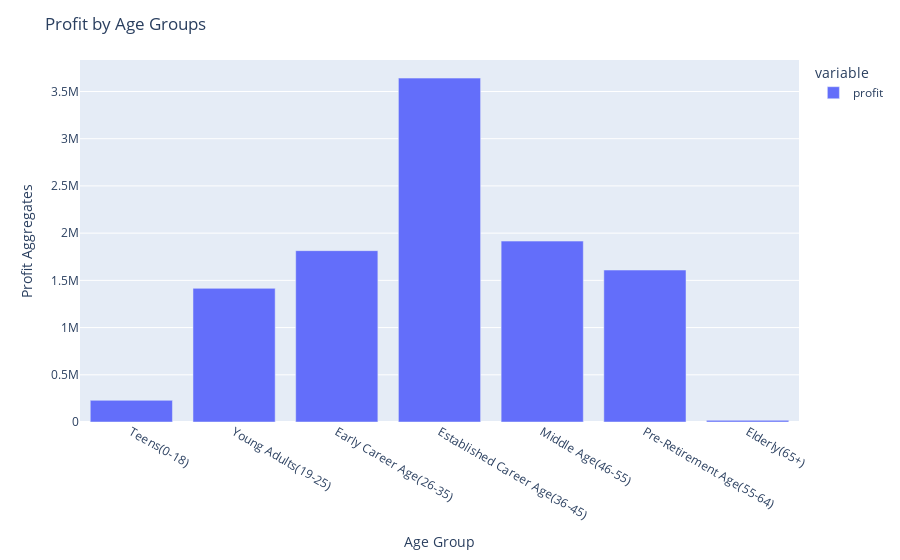

Notebook cell for this chart:
### Markdown cell above
### Plot

### Code cell
# Plot

fig = px.bar(total_profit)

# Update the layout to include axis labels
fig.update_layout(
    xaxis_title='Age Group',
    yaxis_title='Profit Aggregates',
    title= 'Profit by Age Groups'
)

fig.show()

### Figure 1 — Plotly figure (JSON) as saved in the notebook; plotly's stock layout.template omitted (floating-point values rounded to 4 significant figures)
{"data": [{"alignmentgroup": "True", "hovertemplate": "variable=profit<br>age_group=%{x}<br>value=%{y}<extra></extra>", "legendgroup": "profit", "marker": {"color": "#636efa", "pattern": {"shape": ""}}, "name": "profit", "offsetgroup": "profit", "orientation": "v", "showlegend": true, "textposition": "auto", "type": "bar", "x": ["Teens(0-18)", "Young Adults(19-25)", "Early Career Age(26-35)", "Established Career Age(36-45)", "Middle Age(46-55)", "Pre-Retirement Age(55-64)", "Elderly(65+)"], "xaxis": "x", "y": [229500.0, 1415000.0, 1814000.0, 3642000.0, 1916000.0, 1609000.0, 17310.0], "yaxis": "y"}], "layout": {"barmode": "relative", "legend": {"title": {"text": "variable"}, "tracegroupgap": 0}, "margin": {"t": 60}, "title": {"text": "Profit by Age Groups"}, "xaxis": {"anchor": "y", "domain": [0, 1], "title": {"text": "Age Group"}}, "yaxis": {"anchor": "x", "domain": [0, 1], "title": {"text": "Profit Aggregates"}}}}
